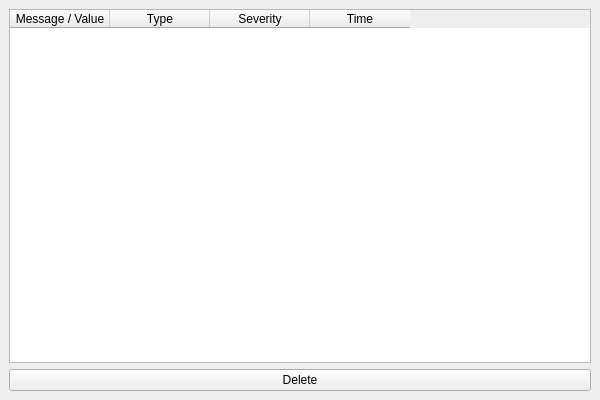
<?xml version="1.0" encoding="UTF-8"?>
<ui version="4.0">
 <class>MainWindow</class>
 <widget class="QMainWindow" name="MainWindow">
  <property name="windowModality">
   <enum>Qt::NonModal</enum>
  </property>
  <property name="geometry">
   <rect>
    <x>0</x>
    <y>0</y>
    <width>600</width>
    <height>400</height>
   </rect>
  </property>
  <property name="windowTitle">
   <string>Event Log</string>
  </property>
  <property name="animated">
   <bool>true</bool>
  </property>
  <widget class="QWidget" name="centralwidget">
   <layout class="QGridLayout" name="gridLayout_2">
    <item row="1" column="0">
     <widget class="QPushButton" name="deleteSensorBtn">
      <property name="text">
       <string>Delete</string>
      </property>
     </widget>
    </item>
    <item row="0" column="0">
     <widget class="QTableWidget" name="sensorTable">
      <property name="editTriggers">
       <set>QAbstractItemView::NoEditTriggers</set>
      </property>
      <property name="selectionMode">
       <enum>QAbstractItemView::SingleSelection</enum>
      </property>
      <property name="selectionBehavior">
       <enum>QAbstractItemView::SelectRows</enum>
      </property>
      <attribute name="horizontalHeaderVisible">
       <bool>true</bool>
      </attribute>
      <attribute name="horizontalHeaderCascadingSectionResizes">
       <bool>false</bool>
      </attribute>
      <attribute name="horizontalHeaderStretchLastSection">
       <bool>false</bool>
      </attribute>
      <attribute name="verticalHeaderVisible">
       <bool>false</bool>
      </attribute>
      <column>
       <property name="text">
        <string>Message / Value</string>
       </property>
      </column>
      <column>
       <property name="text">
        <string>Type</string>
       </property>
      </column>
      <column>
       <property name="text">
        <string>Severity</string>
       </property>
      </column>
      <column>
       <property name="text">
        <string>Time</string>
       </property>
      </column>
     </widget>
    </item>
   </layout>
  </widget>
 </widget>
 <resources/>
 <connections/>
</ui>
